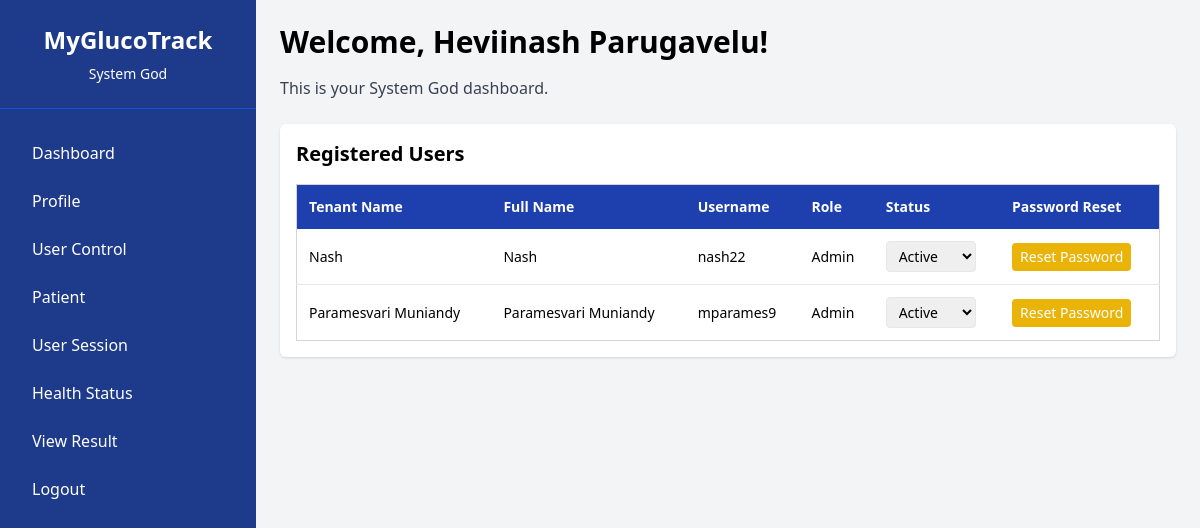
/modules/usercontrol.php (signed in), run on the app's committed database.
### tables this page shows
CREATE TABLE `users` (
  `id` int(11) NOT NULL,
  `fullname` varchar(100) NOT NULL,
  `username` varchar(50) NOT NULL,
  `password` varchar(255) NOT NULL,
  `role` enum('Admin','System God','User') DEFAULT 'User',
  `status` enum('Active','Inactive') DEFAULT 'Inactive',
  `tenant_id` int(11) DEFAULT NULL,
  `created_at` timestamp NOT NULL DEFAULT current_timestamp(),
  `is_temp_password` int(11) NOT NULL
);

CREATE TABLE `tenants` (
  `id` int(11) NOT NULL,
  `tenant_name` varchar(255) NOT NULL,
  `created_at` datetime DEFAULT current_timestamp()
);

### modules/usercontrol.php (the view, shortened to what this page needs)
<?php
require '../config/db.php';
$users = [];
$sql = "
    SELECT
        users.id,
        users.fullname,
        users.username,
        users.role,
        users.status,
        users.tenant_id,
        tenants.tenant_name
    FROM users
    LEFT JOIN tenants ON users.tenant_id = tenants.id
    WHERE users.role = 'Admin'
    ORDER BY users.id DESC
";
$result = $conn->query($sql);
while ($row = $result->fetch_assoc()) {
    $users[] = $row;
}
?>
<!DOCTYPE html>
<html lang="en">
<head>
    <script src="https://cdn.tailwindcss.com"></script>
</head>
<body class="bg-gray-100 flex min-h-screen">
<?php include '../components/sidebar.php'; ?>
<main class="flex-1 p-6 mt-12 md:mt-0">
    <h2 class="text-3xl font-semibold mb-4">Welcome, <?= htmlspecialchars($fullname) ?>!</h2>
    <p class="text-gray-700">This is your <?= htmlspecialchars($role) ?> dashboard.</p>
    <div class="mt-6 p-4 bg-white shadow rounded-md">
        <h3 class="text-xl font-semibold mb-4">Registered Users</h3>
        <form method="POST" action="update_user_role_status.php">
            <div class="overflow-x-auto">
                <table class="min-w-full table-auto border border-gray-300 text-sm">
                    <thead class="bg-blue-800 text-white">
                        <tr>
                            <th class="p-3 text-left">Tenant Name</th>
                            <th class="p-3 text-left">Full Name</th>
                            <th class="p-3 text-left">Username</th>
                            <th class="p-3 text-left">Role</th>
                            <th class="p-3 text-left">Status</th>
                            <th class="p-3 text-left">Password Reset</th>
                        </tr>
                    </thead>
                    <tbody class="bg-white divide-y divide-gray-200">
                        <?php foreach ($users as $user): ?>
                            <tr>
                                <td class="p-3"><?= htmlspecialchars($user['tenant_name'] ?? 'No Tenant') ?></td>
                                <td class="p-3"><?= htmlspecialchars($user['fullname']) ?></td>
                                <td class="p-3"><?= htmlspecialchars($user['username']) ?></td>
                                <td class="p-3"><?= htmlspecialchars($user['role']) ?></td>
                                <td class="p-3">
                                    <select
                                        data-user-id="<?= $user['id'] ?>"
                                        class="status-dropdown border rounded px-2 py-1"
                                    >
                                        <option value="Active" <?= $user['status'] === 'Active' ? 'selected' : '' ?>>Active</option>
                                    </select>
                                </td>
                                <td class="p-3">
                                    <button type="button" class="bg-yellow-500 text-white px-2 py-1 rounded" onclick="confirmResetPassword(<?= $user['id'] ?>)">
                                        Reset Password
                                    </button>
                                </td>
                            </tr>
                        <?php endforeach; ?>
                    </tbody>
                </table>
            </div>
        </form>
    </div>
</main>
</body>
</html>

### data on the page
users: tenant.tenant_name "Nash", fullname "Nash", username "nash22", role "Admin", status+id "Active"
users: tenant.tenant_name "Paramesvari Muniandy", fullname "Paramesvari Muniandy", username "mparames9", role "Admin", status+id "Active"

### other printed values
$role "System God"
$fullname "Heviinash Parugavelu"
